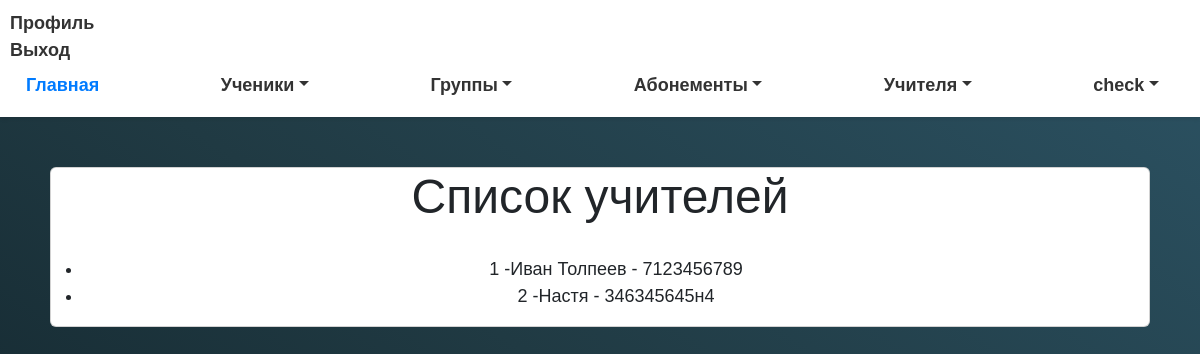
The app's page /coach_list/ (signed in), older data.
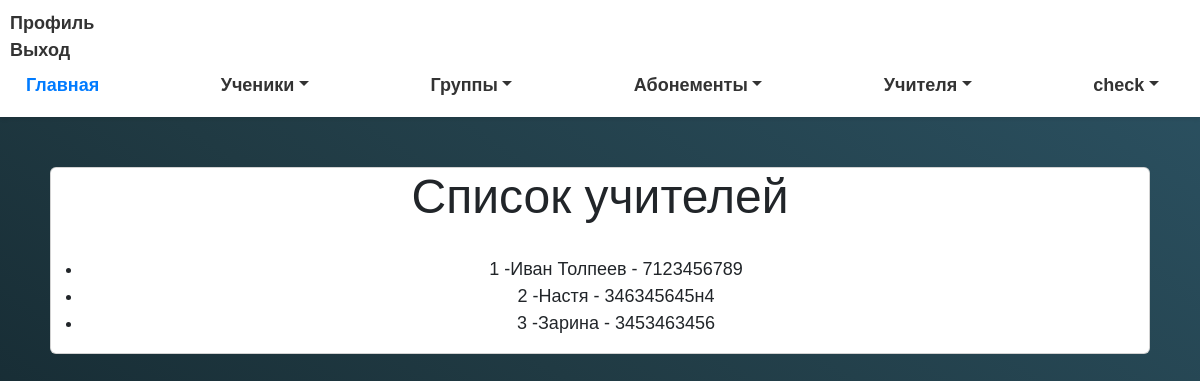
The same page, newer data.
### myapp/models.py (models this page shows, shortened)
class Coach(models.Model):
    full_name = models.CharField(max_length=255)
    phone_number = models.CharField(max_length=20)
    students = models.ManyToManyField(Client, null=True, blank=True)
    groupqs = models.ManyToManyField(Group, related_name='coach_groupqs', null=True, blank=True)

### myapp/views.py (the view)
# urls.py: path('coach_list/', coach_list, name='coach_list'),
@login_required
def coach_list(request):
    coaches = Coach.objects.all()
    return render(request, 'coach_list.html', {'coaches': coaches})

### myapp/templates/coach_list.html
{% extends 'base.html' %}
{% block content %}
<div class="container">
    <div class="card">
        <h1>Список учителей</h1>
        <ul>
          {% for coach in coaches %}
            <li>{{ coach.id }} -{{ coach.full_name }} - {{ coach.phone_number }}</li>
          {% empty %}
            <li>No coaches yet.</li>
          {% endfor %}
        </ul>
    </div>
</div>
{% endblock %}

Row changes from the older to the newer data that the page shows:
added Coach: id "3", full_name "Зарина", phone_number "3453463456"
